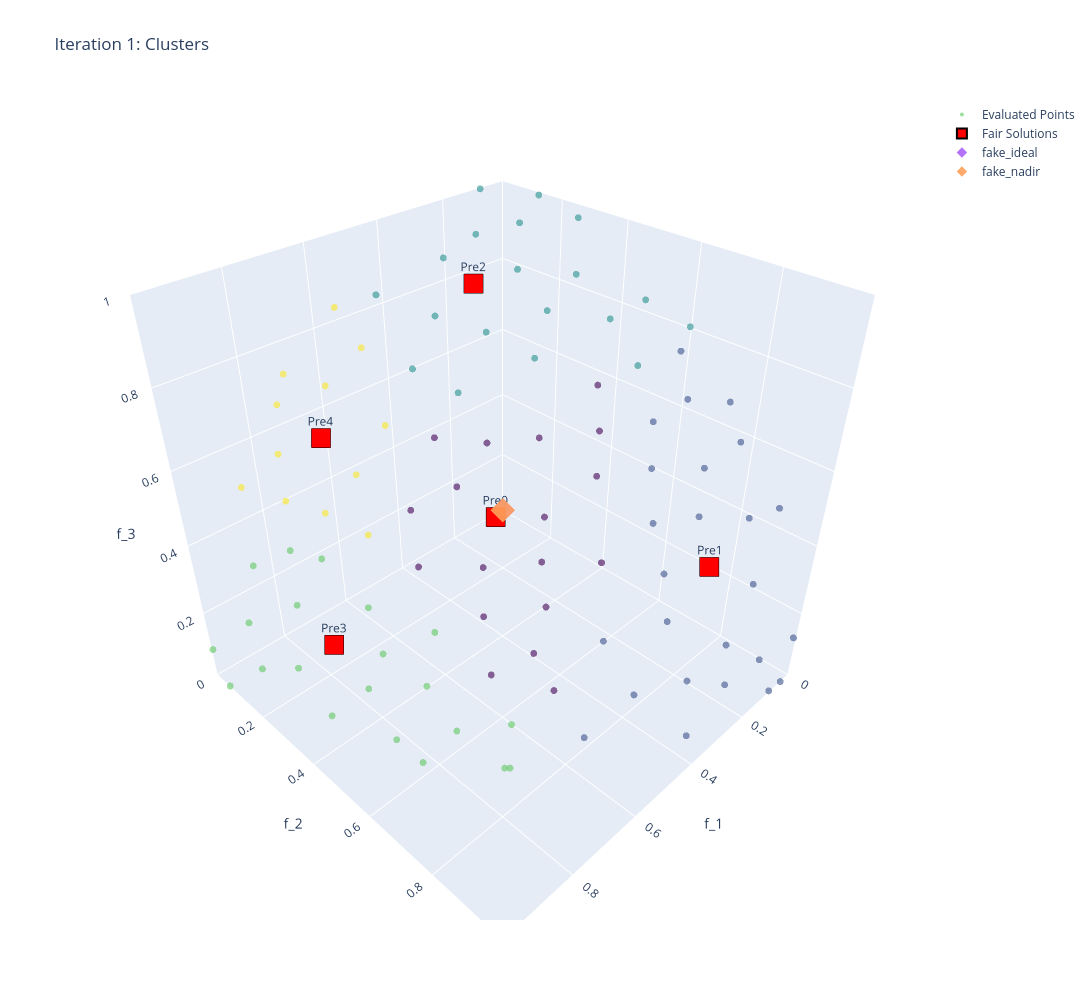
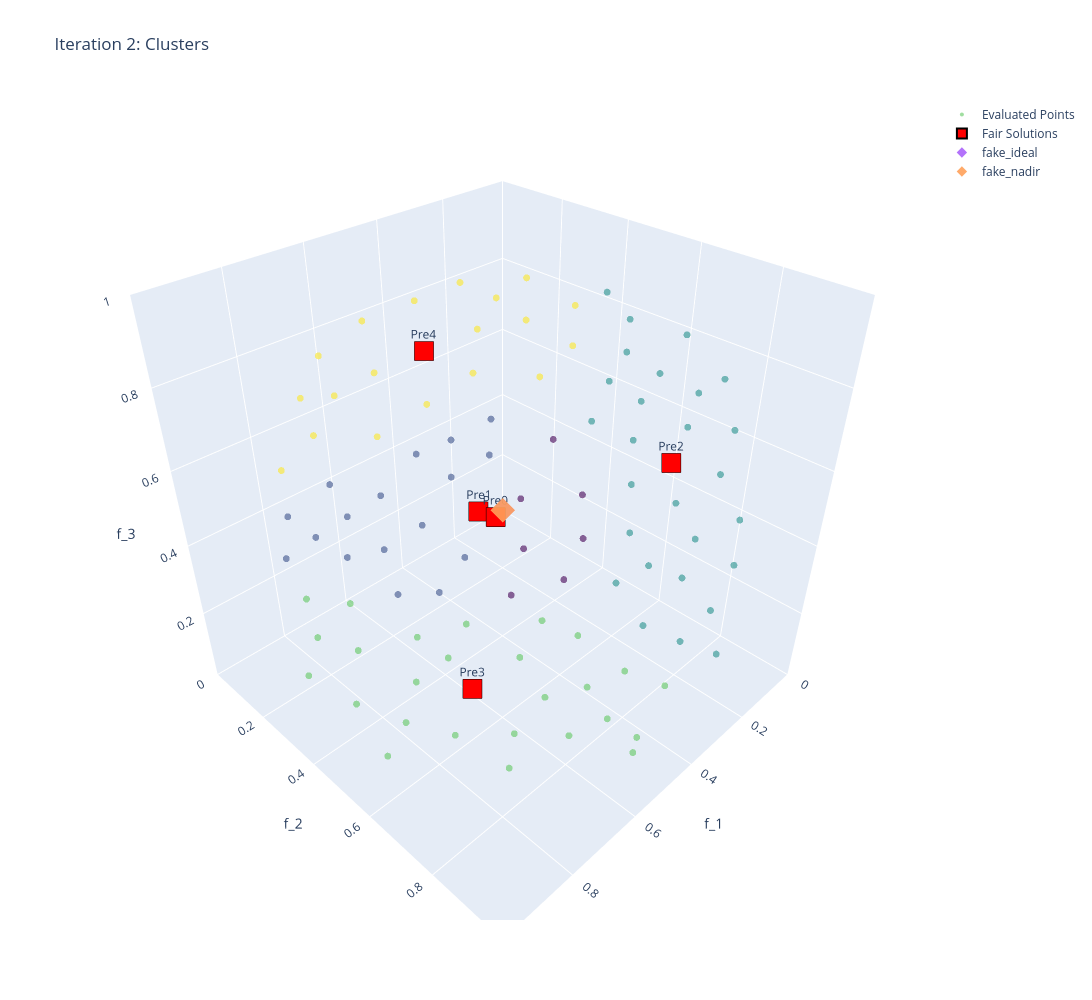
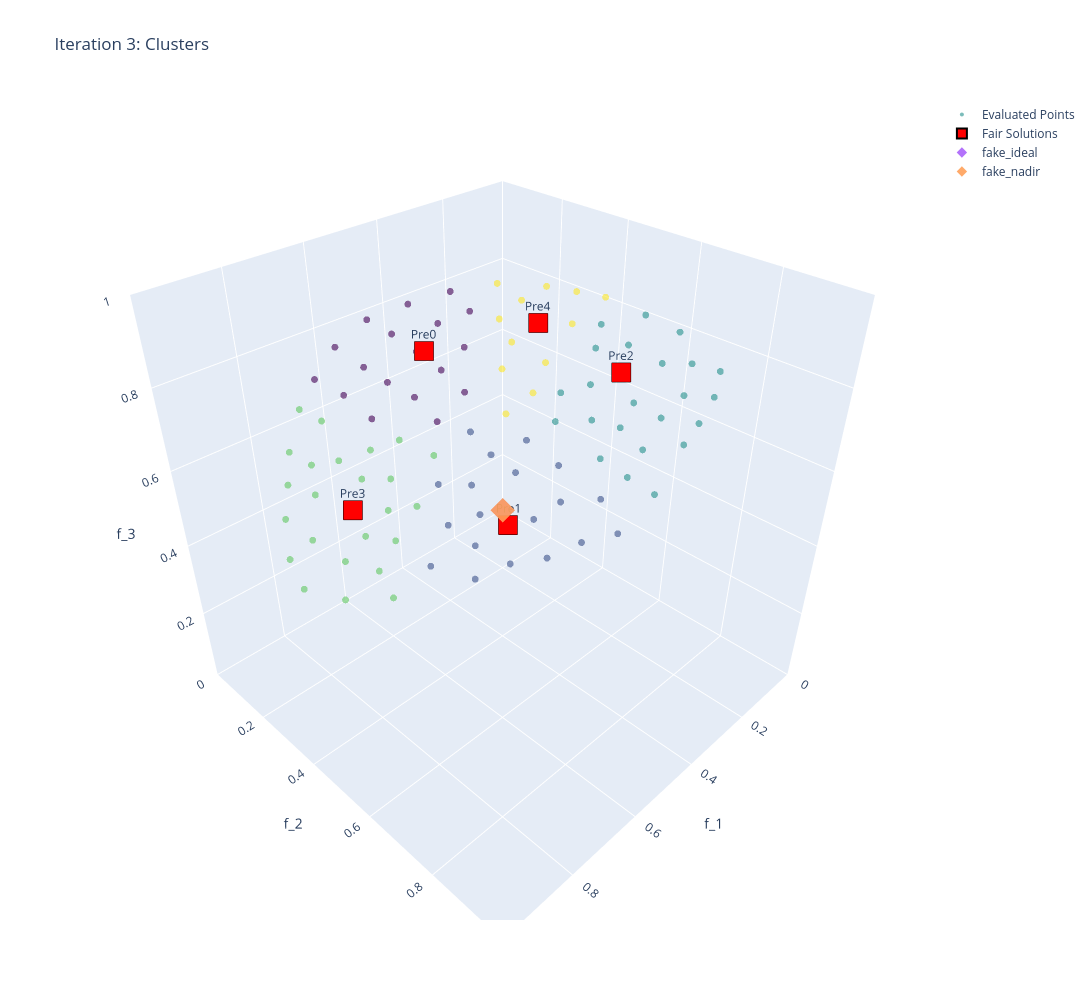
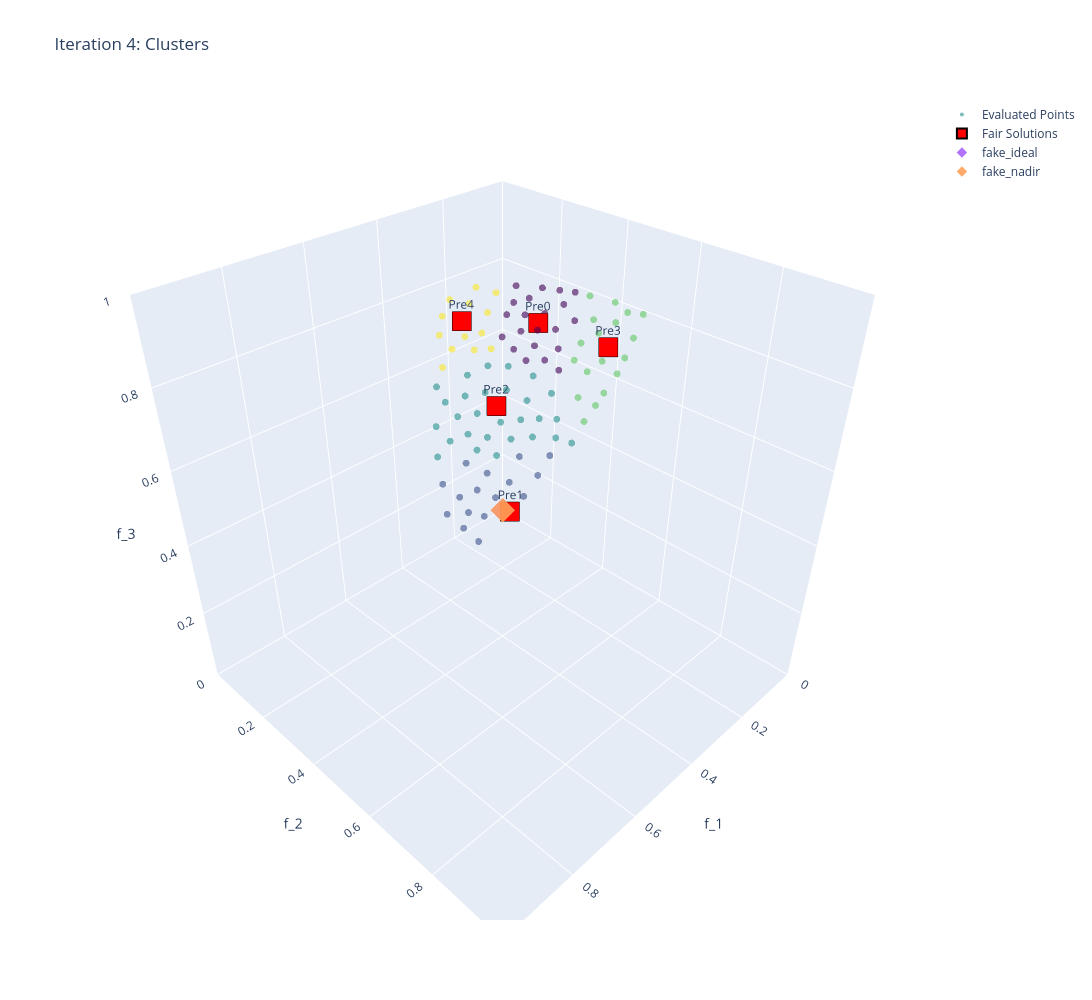

The code cell stored with these charts, in order, in its notebook:
### Code cell
# --- 3. THE LOOP ---
results_history = []
current_options = fav_options
fractions = [0.8, 0.6, 0.4, 0.2]  # Shrink the hull each iteration

# Run 4 iterations
for iter_idx in range(4):
    print(f"\n{'='*40}\n--- RUNNING ITERATION {iter_idx + 1} ---\n{'='*40}")

    # 1. Run Core Method
    fav_results = favorite_method(
        problem=dtlz2_problem,
        options=current_options,
        results_list=results_history
    )
    results_history.append(fav_results)

    points_matrix, centers_matrix, cluster_labels = cluster_points(fav_results)

    visualize_3d_clusters(
        options=current_options.GPRMoptions, 
        points_arr=points_matrix, 
        centers_arr=centers_matrix, 
        labels=cluster_labels, 
        n_predetermined=len(fav_results.fair_solutions), 
        iter_n=iter_idx+1,
    )
        #current_mps=fav_results.FavOptions.original_most_preferred_solutions

    # 2. DM Voting 
    dm1input = input()
    dm2input = input()
    dm3input = input()
    votes = {"DM1": int(dm1input), "DM2": int(dm2input), "DM3": int(dm3input)}
    winning_idx = majority_rule(votes)

    # 3. Generate Next Iteration MPS and get visualization data!
    next_mps = generate_next_iteration_mps(
        fav_results=fav_results,
        cluster_labels=cluster_labels,
        winning_idx=winning_idx,
        fraction_to_keep=fractions[iter_idx]
    )

    # 5. Prepare Options for Next Iteration
    current_options = current_options.model_copy(deep=True)
    current_options.GPRMoptions.method_options.most_preferred_solutions = next_mps
    current_options.GPRMoptions.method_options.version = "convex_hull"
    current_options.zoom_options.num_steps_remaining = max(1, 4 - iter_idx - 1)
    current_options.votes = votes

### Figure 1 — Plotly figure (JSON) as saved in the notebook; plotly's stock layout.template omitted (floating-point values rounded to 4 significant figures)
{"data": [{"marker": {"color": [3, 2, 1, 2, 0, 3, 1, 4, 3, 0, 2, 1, 3, 1, 1, 4, 2, 4, 3, 1, 4, 1, 2, 3, 4, 1, 0, 2, 0, 4, 1, 3, 2, 0, 1, 0, 1, 1, 1, 3, 0, 3, 0, 0, 2, 4, 1, 0, 2, 3, 2, 1, 3, 1, 0, 1, 3, 1, 1, 2, 2, 3, 4, 3, 3, 4, 3, 3, 2, 2, 2, 1, 3, 4, 2, 1, 2, 4, 0, 2, 4, 0, 1, 1, 0, 0, 1, 2, 3, 1, 3, 2, 0, 0, 1, 0, 3, 3, 0, 4], "colorscale": [[0, "#440154"], [0.1111, "#482878"], [0.2222, "#3e4989"], [0.3333, "#31688e"], [0.4444, "#26828e"], [0.5556, "#1f9e89"], [0.6667, "#35b779"], [0.7778, "#6ece58"], [0.8889, "#b5de2b"], [1, "#fde725"]], "opacity": 0.6, "size": 4}, "mode": "markers", "name": "Evaluated Points", "text": ["Cluster: 3", "Cluster: 2", "Cluster: 1", "Cluster: 2", "Cluster: 0", "Cluster: 3", "Cluster: 1", "Cluster: 4", "Cluster: 3", "Cluster: 0", "Cluster: 2", "Cluster: 1", "Cluster: 3", "Cluster: 1", "Cluster: 1", "Cluster: 4", "Cluster: 2", "Cluster: 4", "Cluster: 3", "Cluster: 1", "Cluster: 4", "Cluster: 1", "Cluster: 2", "Cluster: 3", "Cluster: 4", "Cluster: 1", "Cluster: 0", "Cluster: 2", "Cluster: 0", "Cluster: 4", "Cluster: 1", "Cluster: 3", "Cluster: 2", "Cluster: 0", "Cluster: 1", "Cluster: 0", "Cluster: 1", "Cluster: 1", "Cluster: 1", "Cluster: 3", "Cluster: 0", "Cluster: 3", "Cluster: 0", "Cluster: 0", "Cluster: 2", "Cluster: 4", "Cluster: 1", "Cluster: 0", "Cluster: 2", "Cluster: 3", "Cluster: 2", "Cluster: 1", "Cluster: 3", "Cluster: 1", "Cluster: 0", "Cluster: 1", "Cluster: 3", "Cluster: 1", "Cluster: 1", "Cluster: 2", "Cluster: 2", "Cluster: 3", "Cluster: 4", "Cluster: 3", "Cluster: 3", "Cluster: 4", "Cluster: 3", "Cluster: 3", "Cluster: 2", "Cluster: 2", "Cluster: 2", "Cluster: 1", "Cluster: 3", "Cluster: 4", "Cluster: 2", "Cluster: 1", "Cluster: 2", "Cluster: 4", "Cluster: 0", "Cluster: 2", "Cluster: 4", "Cluster: 0", "Cluster: 1", "Cluster: 1", "Cluster: 0", "Cluster: 0", "Cluster: 1", "Cluster: 2", "Cluster: 3", "Cluster: 1", "Cluster: 3", "Cluster: 2", "Cluster: 0", "Cluster: 0", "Cluster: 1", "Cluster: 0", "Cluster: 3", "Cluster: 3", "Cluster: 0", "Cluster: 4"], "type": "scatter3d", "x": [0.904, 1.541e-17, 0.03378, 0.07725, 0.5202, 0.9984, 0.1042, 0.6518, 0.9966, 0.6088, 0.3671, 0.2332, 0.7571, 0.3393, 0.3696, 0.74, 0.4497, 0.7734, 0.7699, 6.08e-17, 0.6942, 0.3349, 0.2484, 0.8696, 0.8343, 0.02127, 0.6212, 0.1722, 0.5815, 0.5837, 0.237, 0.6952, 0.5229, 0.4547, 0.08089, 0.6494, 0.07002, 0.4635, 0.1723, 0.9386, 0.2951, 0.8257, 0.4606, 0.3982, 0.3335, 0.7364, 0.2449, 0.7002, 0.484, 0.9186, 0.1334, 0.5032, 0.8527, 0.566, 0.7358, 0.138, 0.9608, 0.3439, 5.464e-17, 0.1542, 0.4041, 0.8449, 0.8608, 0.795, 0.8222, 0.7348, 0.9221, 0.8879, 0.5526, 3.653e-17, 9.041e-05, 0.288, 0.6872, 0.6717, 0.1904, 0.1347, 0.2343, 0.7955, 0.6808, 0.2747, 0.5466, 0.7013, 0.2311, 0.128, 0.6036, 0.593, 0.3498, 0.0586, 0.9729, 0.04708, 0.8352, 0.3426, 0.3468, 0.5378, 0.2435, 0.6259, 0.7037, 0.8716, 0.5588, 0.8041], "y": [0.2694, 0.2517, 0.9994, 1.292e-09, 0.6419, 0.05602, 0.8772, 0.3033, 0.0, 0.7639, 0.4626, 0.6858, 0.5563, 0.9407, 0.87, 0.03105, 0.2436, 0.3757, 0.6288, 0.9929, 0.0, 0.7828, 0.2951, 0.4573, 0.1683, 0.7382, 0.4881, 0.5033, 0.7091, 0.1499, 0.9461, 0.7188, 0.3916, 0.5619, 0.9967, 0.5929, 0.6259, 0.8693, 0.7881, 0.2929, 0.5791, 0.4242, 0.7517, 0.6741, 0.146, 0.1851, 0.8779, 0.6664, 0.08614, 0.1315, 0.1889, 0.805, 0.5191, 0.8207, 0.4894, 0.9333, 0.1432, 0.9239, 0.8924, 0.3852, 0.3547, 0.2985, 0.03098, 0.5659, 0.5693, 0.2999, 0.3782, 0.3708, 0.2828, 0.5965, 0.1236, 0.7322, 0.7145, 0.1276, 0.6013, 0.9822, 0.148, 0.09969, 0.6251, 0.4108, 0.01145, 0.4327, 0.8275, 0.6962, 0.4037, 0.5727, 0.8344, 0.5097, 0.1894, 0.7946, 0.4743, 0.2522, 0.633, 0.4921, 0.9633, 0.7185, 0.7105, 0.2199, 0.673, 0.2708], "z": [0.332, 0.9678, 0.0, 0.997, 0.5634, 0.0, 0.4686, 0.6951, 0.08278, 0.2141, 0.807, 0.6895, 0.3426, 0.0, 0.3263, 0.6718, 0.8593, 0.5106, 0.1086, 0.1187, 0.7198, 0.5245, 0.9226, 0.1863, 0.525, 0.6743, 0.6131, 0.8468, 0.3987, 0.798, 0.2206, 0.0, 0.7571, 0.691, 0.0, 0.4762, 0.7768, 0.1719, 0.5909, 0.1824, 0.7599, 0.3719, 0.472, 0.6221, 0.9314, 0.6507, 0.4115, 0.2561, 0.8708, 0.3726, 0.9729, 0.3143, 0.05931, 0.07817, 0.4681, 0.3316, 0.2373, 0.1681, 0.4513, 0.9099, 0.8432, 0.4439, 0.508, 0.2184, 0.0, 0.6084, 0.08156, 0.2722, 0.784, 0.8026, 0.9923, 0.6172, 0.1312, 0.7297, 0.776, 0.1305, 0.9608, 0.5977, 0.3817, 0.8694, 0.8373, 0.5665, 0.5117, 0.7063, 0.6875, 0.5661, 0.4259, 0.8583, 0.1326, 0.6053, 0.2784, 0.905, 0.6921, 0.6845, 0.113, 0.3033, 0.0, 0.4381, 0.4846, 0.5292]}, {"marker": {"color": "red", "line": {"color": "black", "width": 2}, "size": 10, "symbol": "square"}, "mode": "markers+text", "name": "Fair Solutions", "text": ["Pre0", "Pre1", "Pre2", "Pre3", "Pre4"], "textposition": "top center", "type": "scatter3d", "x": [0.593, 0.2449, 0.3426, 0.8879, 0.7364], "y": [0.5727, 0.8779, 0.2522, 0.3708, 0.1851], "z": [0.5661, 0.4115, 0.905, 0.2722, 0.6507]}, {"marker": {"color": "blue", "line": {"color": "white", "width": 2}, "size": 10, "symbol": "diamond"}, "mode": "markers+text", "name": "New Candidates", "text": [], "textposition": "top center", "type": "scatter3d", "x": [], "y": [], "z": []}, {"marker": {"symbol": "diamond"}, "mode": "markers", "name": "fake_ideal", "opacity": 0.9, "type": "scatter3d", "x": [0], "y": [0], "z": [0]}, {"marker": {"symbol": "diamond"}, "mode": "markers", "name": "fake_nadir", "opacity": 0.9, "type": "scatter3d", "x": [1], "y": [1], "z": [1]}], "layout": {"height": 1000, "scene": {"xaxis": {"range": [0, 1], "title": {"text": "f_1"}}, "yaxis": {"range": [0, 1], "title": {"text": "f_2"}}, "zaxis": {"range": [0, 1], "title": {"text": "f_3"}}}, "title": {"text": "Iteration 1: Clusters"}, "width": 1200}}

### Figure 2 — Plotly figure (JSON) as saved in the notebook; plotly's stock layout.template omitted (floating-point values rounded to 4 significant figures)
{"data": [{"marker": {"color": [3, 4, 2, 3, 0, 4, 3, 2, 1, 3, 1, 4, 2, 2, 2, 4, 4, 3, 1, 2, 2, 3, 2, 3, 4, 3, 0, 3, 1, 4, 1, 3, 3, 2, 0, 3, 3, 4, 1, 1, 4, 2, 3, 4, 2, 0, 2, 3, 2, 4, 3, 3, 4, 4, 2, 3, 1, 0, 1, 2, 2, 4, 4, 2, 2, 4, 3, 0, 3, 2, 4, 4, 3, 2, 1, 3, 2, 3, 1, 1, 1, 1, 2, 3, 3, 0, 3, 4, 1, 1, 2, 4, 2, 1, 3, 2, 2, 2, 2, 1], "colorscale": [[0, "#440154"], [0.1111, "#482878"], [0.2222, "#3e4989"], [0.3333, "#31688e"], [0.4444, "#26828e"], [0.5556, "#1f9e89"], [0.6667, "#35b779"], [0.7778, "#6ece58"], [0.8889, "#b5de2b"], [1, "#fde725"]], "opacity": 0.6, "size": 4}, "mode": "markers", "name": "Evaluated Points", "text": ["Cluster: 3", "Cluster: 4", "Cluster: 2", "Cluster: 3", "Cluster: 0", "Cluster: 4", "Cluster: 3", "Cluster: 2", "Cluster: 1", "Cluster: 3", "Cluster: 1", "Cluster: 4", "Cluster: 2", "Cluster: 2", "Cluster: 2", "Cluster: 4", "Cluster: 4", "Cluster: 3", "Cluster: 1", "Cluster: 2", "Cluster: 2", "Cluster: 3", "Cluster: 2", "Cluster: 3", "Cluster: 4", "Cluster: 3", "Cluster: 0", "Cluster: 3", "Cluster: 1", "Cluster: 4", "Cluster: 1", "Cluster: 3", "Cluster: 3", "Cluster: 2", "Cluster: 0", "Cluster: 3", "Cluster: 3", "Cluster: 4", "Cluster: 1", "Cluster: 1", "Cluster: 4", "Cluster: 2", "Cluster: 3", "Cluster: 4", "Cluster: 2", "Cluster: 0", "Cluster: 2", "Cluster: 3", "Cluster: 2", "Cluster: 4", "Cluster: 3", "Cluster: 3", "Cluster: 4", "Cluster: 4", "Cluster: 2", "Cluster: 3", "Cluster: 1", "Cluster: 0", "Cluster: 1", "Cluster: 2", "Cluster: 2", "Cluster: 4", "Cluster: 4", "Cluster: 2", "Cluster: 2", "Cluster: 4", "Cluster: 3", "Cluster: 0", "Cluster: 3", "Cluster: 2", "Cluster: 4", "Cluster: 4", "Cluster: 3", "Cluster: 2", "Cluster: 1", "Cluster: 3", "Cluster: 2", "Cluster: 3", "Cluster: 1", "Cluster: 1", "Cluster: 1", "Cluster: 1", "Cluster: 2", "Cluster: 3", "Cluster: 3", "Cluster: 0", "Cluster: 3", "Cluster: 4", "Cluster: 1", "Cluster: 1", "Cluster: 2", "Cluster: 4", "Cluster: 2", "Cluster: 1", "Cluster: 3", "Cluster: 2", "Cluster: 2", "Cluster: 2", "Cluster: 2", "Cluster: 1"], "type": "scatter3d", "x": [0.46, 0.6381, 4.309e-17, 0.9314, 0.5407, 0.2504, 0.8667, 0.1812, 0.8461, 0.6493, 0.781, 0.5774, 0.2945, 0.4213, 0.1313, 0.4509, 0.3834, 0.4659, 0.7256, 0.1394, 0.3875, 0.807, 0.2655, 0.6847, 0.7417, 0.8901, 0.5357, 0.5505, 0.6676, 0.4123, 0.6199, 0.8633, 0.7095, 0.1547, 0.4342, 0.396, 0.8904, 0.6032, 0.8151, 0.5069, 0.2162, 0.3141, 0.6966, 0.6732, 0.269, 0.4396, 0.2706, 0.7732, 0.1644, 0.5428, 0.5451, 0.7335, 0.5146, 0.3597, 0.02484, 0.5935, 0.7736, 0.6275, 0.6993, 0.4483, 0.1319, 0.3249, 0.4785, 0.2659, 0.04861, 0.8092, 0.7828, 0.5769, 0.836, 0.3429, 0.2857, 0.6749, 0.8443, 0.3499, 0.7658, 0.4755, 0.3499, 0.6258, 0.8818, 0.5464, 0.6129, 0.6433, 0.2579, 0.5202, 0.9019, 0.4745, 0.5957, 0.7112, 0.7264, 0.7826, 0.2414, 0.335, 0.09221, 0.8344, 0.7529, 0.2326, 0.1927, 0.3753, 0.1285, 0.5841], "y": [0.8867, 0.06362, 0.7037, 0.3201, 0.5938, 0.3249, 0.4989, 0.9016, 0.1874, 0.7007, 0.4713, 0.3534, 0.6828, 0.8442, 0.5261, 0.1778, 0.4938, 0.8848, 0.3661, 0.8101, 0.7632, 0.5458, 0.9412, 0.7211, 0.1655, 0.2884, 0.7151, 0.8071, 0.5577, 0.3362, 0.4701, 0.4241, 0.6027, 0.6354, 0.5823, 0.9015, 0.4341, 0.2149, 0.3513, 0.473, 0.4392, 0.8573, 0.7175, 0.3006, 0.5883, 0.6729, 0.791, 0.6268, 0.7284, 0.1054, 0.7689, 0.6423, 0.2777, 0.2278, 0.6066, 0.7998, 0.2543, 0.6526, 0.4643, 0.7841, 0.8705, 0.3961, 0.3908, 0.9099, 0.7762, 0.1267, 0.5289, 0.6379, 0.5365, 0.7237, 0.4969, 0.1619, 0.386, 0.8961, 0.4164, 0.8472, 0.6128, 0.7541, 0.2158, 0.5079, 0.5422, 0.3899, 0.842, 0.8453, 0.3318, 0.71, 0.7119, 0.08459, 0.5408, 0.3199, 0.7481, 0.3156, 0.6991, 0.2698, 0.5909, 0.6493, 0.5707, 0.8106, 0.455, 0.4333], "z": [0.04704, 0.7673, 0.7105, 0.1732, 0.5959, 0.912, 0.0, 0.3927, 0.499, 0.2956, 0.4098, 0.736, 0.6686, 0.3313, 0.8402, 0.8747, 0.7805, 0.0, 0.5826, 0.5695, 0.5171, 0.2254, 0.2089, 0.1058, 0.65, 0.3528, 0.4491, 0.2135, 0.4933, 0.8467, 0.6283, 0.2737, 0.3652, 0.7565, 0.6873, 0.1747, 0.1371, 0.7681, 0.4606, 0.7206, 0.872, 0.4078, 0.0, 0.6756, 0.7626, 0.5949, 0.5486, 0.09634, 0.6651, 0.8332, 0.3341, 0.2224, 0.8112, 0.9048, 0.7946, 0.08958, 0.5803, 0.4247, 0.5435, 0.4292, 0.4743, 0.8588, 0.7863, 0.3185, 0.6286, 0.5736, 0.3279, 0.5102, 0.1151, 0.5988, 0.8195, 0.72, 0.3716, 0.2729, 0.49, 0.237, 0.7085, 0.1991, 0.4193, 0.666, 0.5748, 0.6589, 0.4738, 0.1217, 0.2764, 0.5203, 0.3718, 0.6979, 0.4242, 0.5341, 0.6181, 0.8878, 0.7091, 0.4806, 0.2899, 0.7241, 0.7982, 0.4495, 0.8812, 0.6864]}, {"marker": {"color": "red", "line": {"color": "black", "width": 2}, "size": 10, "symbol": "square"}, "mode": "markers+text", "name": "Fair Solutions", "text": ["Pre0", "Pre1", "Pre2", "Pre3", "Pre4"], "textposition": "top center", "type": "scatter3d", "x": [0.593, 0.6129, 0.2414, 0.7335, 0.5146], "y": [0.5727, 0.5422, 0.7481, 0.6423, 0.2777], "z": [0.5661, 0.5748, 0.6181, 0.2224, 0.8112]}, {"marker": {"color": "blue", "line": {"color": "white", "width": 2}, "size": 10, "symbol": "diamond"}, "mode": "markers+text", "name": "New Candidates", "text": [], "textposition": "top center", "type": "scatter3d", "x": [], "y": [], "z": []}, {"marker": {"symbol": "diamond"}, "mode": "markers", "name": "fake_ideal", "opacity": 0.9, "type": "scatter3d", "x": [0], "y": [0], "z": [0]}, {"marker": {"symbol": "diamond"}, "mode": "markers", "name": "fake_nadir", "opacity": 0.9, "type": "scatter3d", "x": [1], "y": [1], "z": [1]}], "layout": {"height": 1000, "scene": {"xaxis": {"range": [0, 1], "title": {"text": "f_1"}}, "yaxis": {"range": [0, 1], "title": {"text": "f_2"}}, "zaxis": {"range": [0, 1], "title": {"text": "f_3"}}}, "title": {"text": "Iteration 2: Clusters"}, "width": 1200}}

### Figure 3 — Plotly figure (JSON) as saved in the notebook; plotly's stock layout.template omitted (floating-point values rounded to 4 significant figures)
{"data": [{"marker": {"color": [2, 3, 0, 4, 2, 1, 3, 0, 2, 1, 0, 0, 3, 3, 4, 2, 1, 0, 1, 3, 3, 0, 2, 2, 4, 1, 2, 3, 2, 3, 1, 4, 0, 2, 1, 3, 2, 4, 4, 3, 0, 0, 0, 1, 3, 2, 1, 4, 3, 4, 1, 3, 3, 2, 0, 2, 1, 1, 1, 4, 3, 0, 1, 2, 2, 3, 4, 3, 2, 1, 2, 0, 0, 2, 2, 0, 2, 3, 0, 0, 2, 4, 1, 0, 3, 3, 3, 3, 4, 4, 1, 3, 1, 2, 1, 2, 1, 2, 3, 3], "colorscale": [[0, "#440154"], [0.1111, "#482878"], [0.2222, "#3e4989"], [0.3333, "#31688e"], [0.4444, "#26828e"], [0.5556, "#1f9e89"], [0.6667, "#35b779"], [0.7778, "#6ece58"], [0.8889, "#b5de2b"], [1, "#fde725"]], "opacity": 0.6, "size": 4}, "mode": "markers", "name": "Evaluated Points", "text": ["Cluster: 2", "Cluster: 3", "Cluster: 0", "Cluster: 4", "Cluster: 2", "Cluster: 1", "Cluster: 3", "Cluster: 0", "Cluster: 2", "Cluster: 1", "Cluster: 0", "Cluster: 0", "Cluster: 3", "Cluster: 3", "Cluster: 4", "Cluster: 2", "Cluster: 1", "Cluster: 0", "Cluster: 1", "Cluster: 3", "Cluster: 3", "Cluster: 0", "Cluster: 2", "Cluster: 2", "Cluster: 4", "Cluster: 1", "Cluster: 2", "Cluster: 3", "Cluster: 2", "Cluster: 3", "Cluster: 1", "Cluster: 4", "Cluster: 0", "Cluster: 2", "Cluster: 1", "Cluster: 3", "Cluster: 2", "Cluster: 4", "Cluster: 4", "Cluster: 3", "Cluster: 0", "Cluster: 0", "Cluster: 0", "Cluster: 1", "Cluster: 3", "Cluster: 2", "Cluster: 1", "Cluster: 4", "Cluster: 3", "Cluster: 4", "Cluster: 1", "Cluster: 3", "Cluster: 3", "Cluster: 2", "Cluster: 0", "Cluster: 2", "Cluster: 1", "Cluster: 1", "Cluster: 1", "Cluster: 4", "Cluster: 3", "Cluster: 0", "Cluster: 1", "Cluster: 2", "Cluster: 2", "Cluster: 3", "Cluster: 4", "Cluster: 3", "Cluster: 2", "Cluster: 1", "Cluster: 2", "Cluster: 0", "Cluster: 0", "Cluster: 2", "Cluster: 2", "Cluster: 0", "Cluster: 2", "Cluster: 3", "Cluster: 0", "Cluster: 0", "Cluster: 2", "Cluster: 4", "Cluster: 1", "Cluster: 0", "Cluster: 3", "Cluster: 3", "Cluster: 3", "Cluster: 3", "Cluster: 4", "Cluster: 4", "Cluster: 1", "Cluster: 3", "Cluster: 1", "Cluster: 2", "Cluster: 1", "Cluster: 2", "Cluster: 1", "Cluster: 2", "Cluster: 3", "Cluster: 3"], "type": "scatter3d", "x": [0.3746, 0.8857, 0.5358, 0.2327, 4.22e-17, 0.6653, 0.783, 0.5134, 0.1783, 0.5476, 0.6602, 0.3892, 0.7706, 0.7887, 0.3555, 0.1947, 0.5251, 0.674, 0.4103, 0.8505, 0.6221, 0.5252, 0.2496, 0.03803, 0.3648, 0.6687, 0.4115, 0.745, 0.3071, 0.8204, 0.4819, 0.1417, 0.6076, 0.1318, 0.5818, 0.741, 0.3077, 0.4794, 0.2527, 0.6985, 0.5847, 0.4642, 0.4566, 0.5995, 0.7173, 0.2865, 0.7194, 0.3077, 0.8473, 0.4313, 0.5494, 0.7985, 0.84, 0.08852, 0.6097, 0.1343, 0.4122, 0.4517, 0.6078, 0.3096, 0.6903, 0.4577, 0.4802, 0.3484, 0.2475, 0.6501, 0.414, 0.8787, 0.0635, 0.6444, 0.05819, 0.6643, 0.5832, 0.2123, 0.1333, 0.5176, 0.3439, 0.8172, 0.3956, 0.5997, 0.2336, 0.188, 0.4768, 0.5299, 0.6947, 0.7258, 0.7876, 0.7776, 0.2995, 0.3804, 0.5387, 0.7293, 0.5437, 0.3053, 0.6435, 0.3691, 0.6133, 0.1993, 0.7742, 0.7327], "y": [0.662, 0.278, 0.1141, 0.3688, 0.6892, 0.507, 0.1267, 0.4013, 0.5628, 0.6773, 0.27, 0.2277, 0.325, 0.4654, 0.4835, 0.7433, 0.5628, 0.09195, 0.7494, 0.1843, 0.4211, 0.2653, 0.6427, 0.5963, 0.3548, 0.5887, 0.5664, 0.4305, 0.7596, 0.3502, 0.6508, 0.4622, 0.1851, 0.6879, 0.5969, 0.2496, 0.5695, 0.4892, 0.4644, 0.369, 0.3233, 0.1716, 0.3416, 0.5094, 0.1664, 0.7036, 0.5095, 0.2909, 0.3744, 0.4297, 0.4554, 0.2326, 0.265, 0.5357, 0.08937, 0.6246, 0.6998, 0.6152, 0.6301, 0.417, 0.4399, 0.2607, 0.7112, 0.6118, 0.5287, 0.3455, 0.5037, 0.2258, 0.6541, 0.5653, 0.7185, 0.1821, 0.3907, 0.6903, 0.7356, 0.3349, 0.7125, 0.1584, 0.2955, 0.2542, 0.5908, 0.4175, 0.5467, 0.191, 0.3021, 0.09783, 0.4226, 0.3716, 0.3576, 0.4077, 0.6291, 0.3927, 0.5101, 0.6546, 0.4563, 0.5412, 0.5476, 0.501, 0.1942, 0.3148], "z": [0.6491, 0.3718, 0.8366, 0.8999, 0.7245, 0.548, 0.6089, 0.7586, 0.8071, 0.4913, 0.7009, 0.8926, 0.5482, 0.4017, 0.7999, 0.64, 0.6384, 0.733, 0.5197, 0.4926, 0.66, 0.8086, 0.7243, 0.8019, 0.8608, 0.4541, 0.7141, 0.5095, 0.5733, 0.4519, 0.5867, 0.8754, 0.7724, 0.7137, 0.5524, 0.6234, 0.7622, 0.7286, 0.8488, 0.6132, 0.744, 0.8689, 0.8215, 0.6173, 0.6766, 0.6503, 0.4721, 0.9059, 0.3766, 0.7933, 0.7005, 0.5552, 0.4735, 0.8398, 0.7875, 0.7693, 0.5834, 0.6461, 0.4832, 0.8546, 0.5745, 0.85, 0.5135, 0.7102, 0.8119, 0.6768, 0.7582, 0.4207, 0.7537, 0.515, 0.6931, 0.7249, 0.7122, 0.6917, 0.6642, 0.7874, 0.6117, 0.5542, 0.8696, 0.7588, 0.7722, 0.889, 0.6883, 0.8262, 0.6528, 0.6809, 0.4485, 0.5072, 0.8845, 0.8301, 0.5604, 0.5602, 0.6665, 0.6916, 0.6146, 0.7555, 0.5691, 0.8422, 0.6025, 0.6034]}, {"marker": {"color": "red", "line": {"color": "black", "width": 2}, "size": 10, "symbol": "square"}, "mode": "markers+text", "name": "Fair Solutions", "text": ["Pre0", "Pre1", "Pre2", "Pre3", "Pre4"], "textposition": "top center", "type": "scatter3d", "x": [0.5146, 0.5818, 0.2336, 0.7706, 0.3096], "y": [0.2777, 0.5969, 0.5908, 0.325, 0.417], "z": [0.8112, 0.5524, 0.7722, 0.5482, 0.8546]}, {"marker": {"color": "blue", "line": {"color": "white", "width": 2}, "size": 10, "symbol": "diamond"}, "mode": "markers+text", "name": "New Candidates", "text": [], "textposition": "top center", "type": "scatter3d", "x": [], "y": [], "z": []}, {"marker": {"symbol": "diamond"}, "mode": "markers", "name": "fake_ideal", "opacity": 0.9, "type": "scatter3d", "x": [0], "y": [0], "z": [0]}, {"marker": {"symbol": "diamond"}, "mode": "markers", "name": "fake_nadir", "opacity": 0.9, "type": "scatter3d", "x": [1], "y": [1], "z": [1]}], "layout": {"height": 1000, "scene": {"xaxis": {"range": [0, 1], "title": {"text": "f_1"}}, "yaxis": {"range": [0, 1], "title": {"text": "f_2"}}, "zaxis": {"range": [0, 1], "title": {"text": "f_3"}}}, "title": {"text": "Iteration 3: Clusters"}, "width": 1200}}

### Figure 4 — Plotly figure (JSON) as saved in the notebook; plotly's stock layout.template omitted (floating-point values rounded to 4 significant figures)
{"data": [{"marker": {"color": [2, 4, 3, 1, 2, 0, 3, 2, 0, 2, 4, 1, 2, 0, 3, 3, 1, 3, 2, 4, 1, 4, 2, 2, 1, 4, 0, 2, 0, 2, 4, 3, 0, 3, 2, 1, 0, 3, 3, 1, 1, 0, 3, 4, 2, 3, 3, 1, 2, 2, 2, 1, 3, 2, 4, 1, 2, 2, 0, 4, 2, 4, 4, 4, 1, 0, 0, 1, 2, 2, 2, 2, 2, 0, 3, 1, 0, 1, 2, 2, 0, 0, 1, 0, 2, 3, 0, 4, 3, 4, 0, 0, 3, 0, 2, 3, 2, 0, 3, 1], "colorscale": [[0, "#440154"], [0.1111, "#482878"], [0.2222, "#3e4989"], [0.3333, "#31688e"], [0.4444, "#26828e"], [0.5556, "#1f9e89"], [0.6667, "#35b779"], [0.7778, "#6ece58"], [0.8889, "#b5de2b"], [1, "#fde725"]], "opacity": 0.6, "size": 4}, "mode": "markers", "name": "Evaluated Points", "text": ["Cluster: 2", "Cluster: 4", "Cluster: 3", "Cluster: 1", "Cluster: 2", "Cluster: 0", "Cluster: 3", "Cluster: 2", "Cluster: 0", "Cluster: 2", "Cluster: 4", "Cluster: 1", "Cluster: 2", "Cluster: 0", "Cluster: 3", "Cluster: 3", "Cluster: 1", "Cluster: 3", "Cluster: 2", "Cluster: 4", "Cluster: 1", "Cluster: 4", "Cluster: 2", "Cluster: 2", "Cluster: 1", "Cluster: 4", "Cluster: 0", "Cluster: 2", "Cluster: 0", "Cluster: 2", "Cluster: 4", "Cluster: 3", "Cluster: 0", "Cluster: 3", "Cluster: 2", "Cluster: 1", "Cluster: 0", "Cluster: 3", "Cluster: 3", "Cluster: 1", "Cluster: 1", "Cluster: 0", "Cluster: 3", "Cluster: 4", "Cluster: 2", "Cluster: 3", "Cluster: 3", "Cluster: 1", "Cluster: 2", "Cluster: 2", "Cluster: 2", "Cluster: 1", "Cluster: 3", "Cluster: 2", "Cluster: 4", "Cluster: 1", "Cluster: 2", "Cluster: 2", "Cluster: 0", "Cluster: 4", "Cluster: 2", "Cluster: 4", "Cluster: 4", "Cluster: 4", "Cluster: 1", "Cluster: 0", "Cluster: 0", "Cluster: 1", "Cluster: 2", "Cluster: 2", "Cluster: 2", "Cluster: 2", "Cluster: 2", "Cluster: 0", "Cluster: 3", "Cluster: 1", "Cluster: 0", "Cluster: 1", "Cluster: 2", "Cluster: 2", "Cluster: 0", "Cluster: 0", "Cluster: 1", "Cluster: 0", "Cluster: 2", "Cluster: 3", "Cluster: 0", "Cluster: 4", "Cluster: 3", "Cluster: 4", "Cluster: 0", "Cluster: 0", "Cluster: 3", "Cluster: 0", "Cluster: 2", "Cluster: 3", "Cluster: 2", "Cluster: 0", "Cluster: 3", "Cluster: 1"], "type": "scatter3d", "x": [0.4078, 0.404, 0.1316, 0.6577, 0.551, 0.35, 0.2438, 0.5365, 0.2824, 0.4324, 0.4462, 0.5679, 0.6187, 0.2351, 0.3457, 0.267, 0.494, 0.1568, 0.485, 0.3721, 0.6366, 0.4729, 0.4643, 0.5553, 0.5961, 0.5128, 0.3183, 0.4185, 0.3438, 0.4964, 0.3461, 0.2063, 0.3875, 0.09281, 0.4065, 0.6375, 0.2907, 0.2966, 0.2219, 0.5432, 0.5867, 0.2425, 0.1705, 0.4217, 0.5897, 0.2942, 0.3636, 0.6087, 0.4887, 0.3928, 0.385, 0.456, 0.1673, 0.5202, 0.3262, 0.5041, 0.4508, 0.4479, 0.3152, 0.4758, 0.5171, 0.3838, 0.4116, 0.4406, 0.5345, 0.2432, 0.2838, 0.6469, 0.499, 0.4638, 0.5445, 0.5506, 0.5313, 0.3466, 0.2056, 0.5669, 0.3503, 0.6265, 0.5866, 0.4286, 0.2834, 0.3877, 0.5769, 0.322, 0.4339, 0.2545, 0.3159, 0.4408, 0.3036, 0.4206, 0.384, 0.192, 0.3247, 0.2166, 0.4844, 0.219, 0.559, 0.3536, 0.1241, 0.6275], "y": [0.6103, 0.2414, 0.4819, 0.4964, 0.3821, 0.4456, 0.5883, 0.5191, 0.3242, 0.5042, 0.3617, 0.5887, 0.4288, 0.4229, 0.5691, 0.5035, 0.5965, 0.5583, 0.4337, 0.3264, 0.567, 0.2822, 0.5517, 0.4542, 0.5224, 0.3338, 0.3864, 0.4357, 0.511, 0.4906, 0.264, 0.4847, 0.3862, 0.5322, 0.5659, 0.4632, 0.4509, 0.5494, 0.5422, 0.5629, 0.4805, 0.3657, 0.4414, 0.2978, 0.3947, 0.5959, 0.6034, 0.5555, 0.3846, 0.4834, 0.5295, 0.5939, 0.5152, 0.4458, 0.3061, 0.5529, 0.4623, 0.4044, 0.4822, 0.3243, 0.4067, 0.2818, 0.3493, 0.2571, 0.5957, 0.4627, 0.4121, 0.5337, 0.5235, 0.517, 0.3487, 0.4187, 0.4871, 0.3592, 0.5765, 0.5219, 0.4055, 0.5017, 0.4331, 0.5841, 0.3652, 0.4207, 0.5565, 0.4275, 0.5414, 0.5541, 0.3497, 0.3272, 0.5182, 0.3862, 0.4537, 0.4167, 0.6002, 0.3935, 0.4659, 0.5112, 0.4843, 0.4791, 0.5126, 0.5285], "z": [0.6792, 0.8823, 0.8663, 0.5665, 0.7419, 0.824, 0.771, 0.6654, 0.9029, 0.7475, 0.8186, 0.5752, 0.6583, 0.8751, 0.7461, 0.8217, 0.6326, 0.8147, 0.7594, 0.8689, 0.5227, 0.8347, 0.6929, 0.6967, 0.6098, 0.791, 0.8657, 0.7969, 0.7879, 0.7162, 0.9003, 0.85, 0.8371, 0.8415, 0.7173, 0.6157, 0.8439, 0.7811, 0.8104, 0.6229, 0.6518, 0.8986, 0.8809, 0.8564, 0.7046, 0.7472, 0.7097, 0.5665, 0.7831, 0.7823, 0.7559, 0.6628, 0.8406, 0.7284, 0.8944, 0.6635, 0.7636, 0.7974, 0.8174, 0.8176, 0.7531, 0.8794, 0.8418, 0.8601, 0.5996, 0.8525, 0.8658, 0.5447, 0.6906, 0.7194, 0.7629, 0.7222, 0.6931, 0.8665, 0.7908, 0.6374, 0.8443, 0.5965, 0.6844, 0.6893, 0.8867, 0.8202, 0.598, 0.8447, 0.7201, 0.7926, 0.882, 0.8358, 0.7995, 0.8209, 0.8042, 0.8885, 0.731, 0.8935, 0.7405, 0.8311, 0.673, 0.8034, 0.8496, 0.5718]}, {"marker": {"color": "red", "line": {"color": "black", "width": 2}, "size": 10, "symbol": "square"}, "mode": "markers+text", "name": "Fair Solutions", "text": ["Pre0", "Pre1", "Pre2", "Pre3", "Pre4"], "textposition": "top center", "type": "scatter3d", "x": [0.3096, 0.5679, 0.4844, 0.2219, 0.4217], "y": [0.417, 0.5887, 0.4659, 0.5422, 0.2978], "z": [0.8546, 0.5752, 0.7405, 0.8104, 0.8564]}, {"marker": {"color": "blue", "line": {"color": "white", "width": 2}, "size": 10, "symbol": "diamond"}, "mode": "markers+text", "name": "New Candidates", "text": [], "textposition": "top center", "type": "scatter3d", "x": [], "y": [], "z": []}, {"marker": {"symbol": "diamond"}, "mode": "markers", "name": "fake_ideal", "opacity": 0.9, "type": "scatter3d", "x": [0], "y": [0], "z": [0]}, {"marker": {"symbol": "diamond"}, "mode": "markers", "name": "fake_nadir", "opacity": 0.9, "type": "scatter3d", "x": [1], "y": [1], "z": [1]}], "layout": {"height": 1000, "scene": {"xaxis": {"range": [0, 1], "title": {"text": "f_1"}}, "yaxis": {"range": [0, 1], "title": {"text": "f_2"}}, "zaxis": {"range": [0, 1], "title": {"text": "f_3"}}}, "title": {"text": "Iteration 4: Clusters"}, "width": 1200}}
